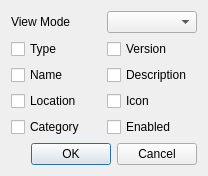
<?xml version="1.0" encoding="UTF-8"?>
<ui version="4.0">
 <class>QPluginViewProperty</class>
 <widget class="QDialog" name="QPluginViewProperty">
  <property name="geometry">
   <rect>
    <x>0</x>
    <y>0</y>
    <width>208</width>
    <height>171</height>
   </rect>
  </property>
  <property name="windowTitle">
   <string>Dialog</string>
  </property>
  <layout class="QGridLayout" name="gridLayout">
   <item row="0" column="0">
    <layout class="QVBoxLayout" name="verticalLayout_3">
     <item>
      <layout class="QHBoxLayout" name="horizontalLayout">
       <item>
        <widget class="QLabel" name="label">
         <property name="text">
          <string>View Mode</string>
         </property>
        </widget>
       </item>
       <item>
        <widget class="QComboBox" name="comboViewMode"/>
       </item>
      </layout>
     </item>
     <item>
      <layout class="QHBoxLayout" name="horizontalLayout_2">
       <item>
        <layout class="QVBoxLayout" name="verticalLayout_2">
         <item>
          <widget class="QCheckBox" name="checkType">
           <property name="text">
            <string>Type</string>
           </property>
          </widget>
         </item>
         <item>
          <widget class="QCheckBox" name="checkName">
           <property name="text">
            <string>Name</string>
           </property>
          </widget>
         </item>
         <item>
          <widget class="QCheckBox" name="checkLocation">
           <property name="text">
            <string>Location</string>
           </property>
          </widget>
         </item>
         <item>
          <widget class="QCheckBox" name="checkCategory">
           <property name="text">
            <string>Category</string>
           </property>
          </widget>
         </item>
        </layout>
       </item>
       <item>
        <layout class="QVBoxLayout" name="verticalLayout">
         <item>
          <widget class="QCheckBox" name="checkVersion">
           <property name="text">
            <string>Version</string>
           </property>
          </widget>
         </item>
         <item>
          <widget class="QCheckBox" name="checkDescription">
           <property name="text">
            <string>Description</string>
           </property>
          </widget>
         </item>
         <item>
          <widget class="QCheckBox" name="checkIcon">
           <property name="text">
            <string>Icon</string>
           </property>
          </widget>
         </item>
         <item>
          <widget class="QCheckBox" name="checkEnabled">
           <property name="text">
            <string>Enabled</string>
           </property>
          </widget>
         </item>
        </layout>
       </item>
      </layout>
     </item>
     <item>
      <widget class="QDialogButtonBox" name="buttonBox">
       <property name="orientation">
        <enum>Qt::Horizontal</enum>
       </property>
       <property name="standardButtons">
        <set>QDialogButtonBox::Cancel|QDialogButtonBox::Ok</set>
       </property>
      </widget>
     </item>
    </layout>
   </item>
  </layout>
 </widget>
 <resources/>
 <connections>
  <connection>
   <sender>buttonBox</sender>
   <signal>accepted()</signal>
   <receiver>QPluginViewProperty</receiver>
   <slot>accept()</slot>
   <hints>
    <hint type="sourcelabel">
     <x>248</x>
     <y>254</y>
    </hint>
    <hint type="destinationlabel">
     <x>157</x>
     <y>274</y>
    </hint>
   </hints>
  </connection>
  <connection>
   <sender>buttonBox</sender>
   <signal>rejected()</signal>
   <receiver>QPluginViewProperty</receiver>
   <slot>reject()</slot>
   <hints>
    <hint type="sourcelabel">
     <x>316</x>
     <y>260</y>
    </hint>
    <hint type="destinationlabel">
     <x>286</x>
     <y>274</y>
    </hint>
   </hints>
  </connection>
 </connections>
</ui>
